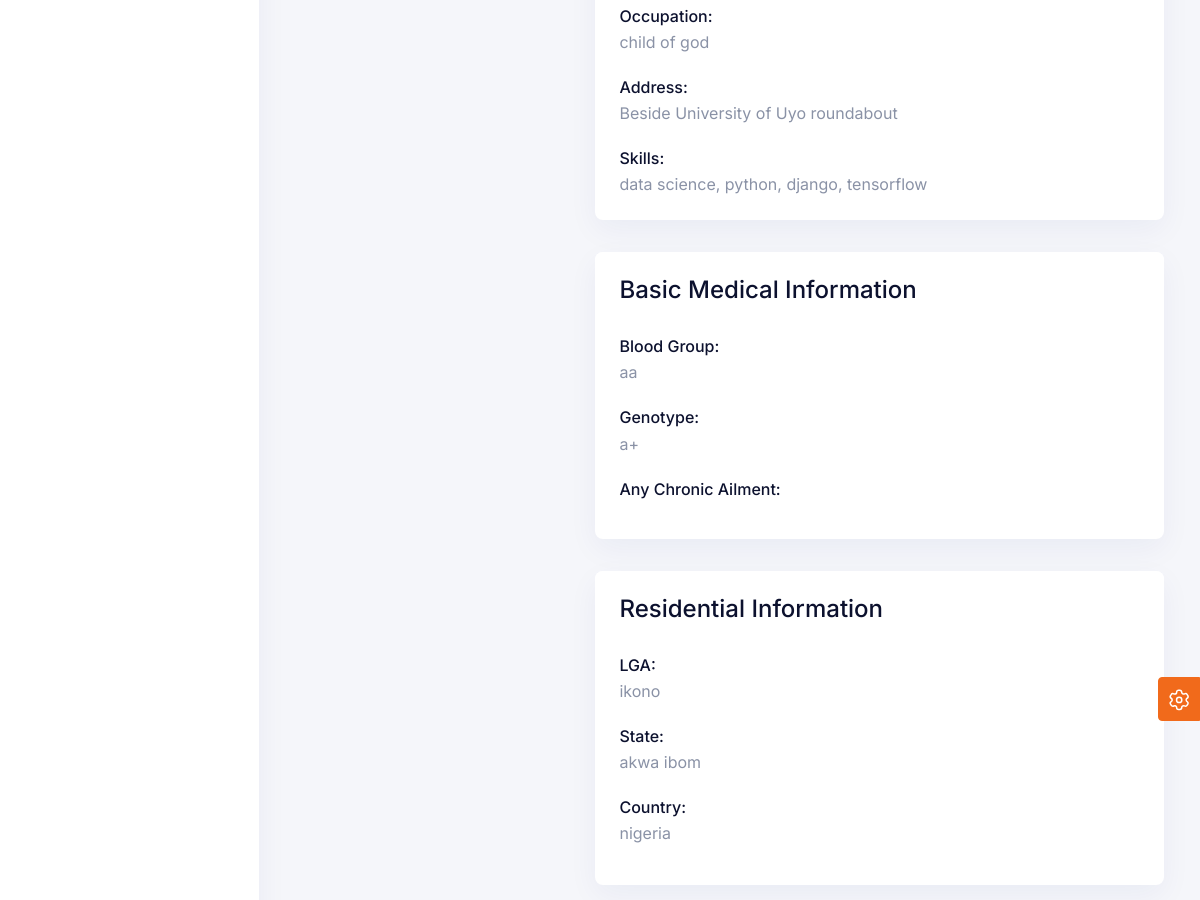
Before: /Senai/users-profile/ (signed in, middle part) with the older database file.
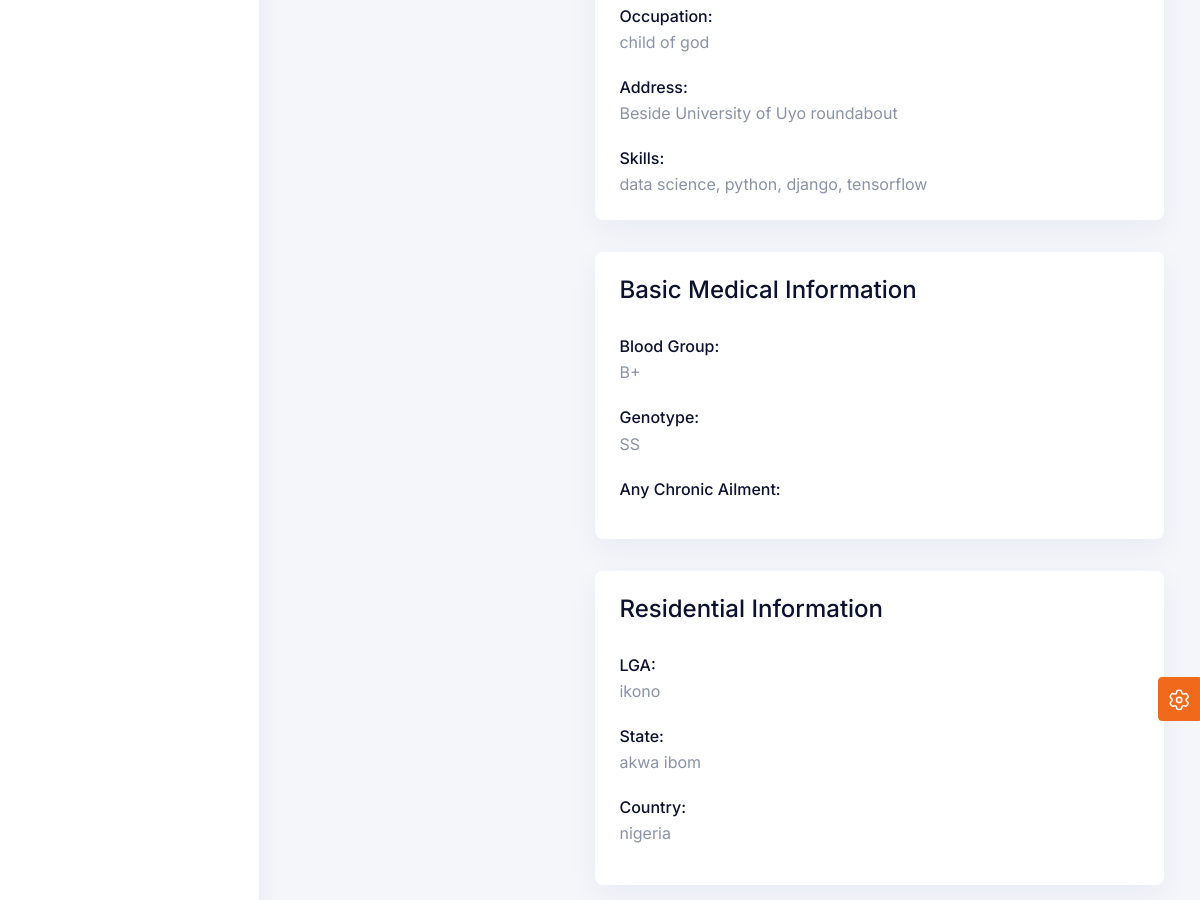
After: the same page with the newer database file.
### users/my_models/users.py (models this page shows, shortened)
class CustomUser(AbstractUser):
    first_name = models.CharField(_('First Name'), max_length=100)
    last_name = models.CharField(_('Last Name'), max_length=100)
    username = models.CharField(_('Username'), max_length=100, unique=True)
    gender = models.CharField(_('Gender'), max_length=2, choices=SEX_CHOICES)
    date_of_birth = models.DateField(_("Date of Birth"), blank=True, null=True,
                                     validators=[Validators.validate_prevent_future_date])
    about = models.TextField(_("About"), blank=True, null=True)
    profile_pic = models.FileField(_("Profile pic"), upload_to=get_user_name, blank=True)
    phone_number = models.CharField(_("Phone Number"), max_length=20)
    email = models.EmailField(_("Email address"), unique=True)
    occupation = models.CharField(_('Occupation'), max_length=100, blank=True, null=True)
    address = models.CharField(_("Address"), max_length=500)
    skills = models.CharField(_('Skills'), max_length=1000, blank=True, null=True)
    blood_group = models.CharField(_("Blood Group"), max_length=10, choices=BLOOD_GROUP_CHOICES)
    genotype = models.CharField(_("Genotype"), max_length=10, choices=GENOTYPE_CHOICES)
    chronic_illness = models.CharField(_("Any Chronic Ailment"), max_length=100, help_text="please specify", blank=True, null=True)
    lga = models.CharField(_("LGA"), max_length=300, blank=True, null=True)
    state = models.CharField(_("State"), max_length=100, blank=True, null=True)
    country = models.CharField(_("Country"), max_length=100, blank=True, null=True)
    course_of_study = models.CharField(_("Course of Study"), max_length=255, blank=True, null=True)
    years_of_study = models.IntegerField(_("No of Years of Study"), blank=True, null=True)
    current_year_of_study = models.IntegerField(_("Current Year of Study"), blank=True, null=True)
    final_year_status = models.CharField(_("Final Year Status"), max_length=20, help_text=_("Update when appropriate"), blank=True, null=True)
    next_of_kin_full_name = models.CharField(_('Full Name'), max_length=200, blank=True, null=True)
    next_of_kin_relationship = models.CharField(_('Relationship'), max_length=50, blank=True, null=True)
    next_of_kin_phone_number = models.CharField(_('Phone Number'), max_length=20, blank=True, null=True)
    next_of_kin_address = models.CharField(_('Address'), max_length=500, blank=True, null=True)
    gift_graces = models.CharField(_("Gift & Graces"), max_length=500, blank=True, null=True)
    callings = models.CharField(_("Callings"), max_length=500, blank=True, null=True)
    reveal_calling_by_shepherd = models.BooleanField(_("Reveal Calling to Sheep"), default=False)
    unit_of_work = models.CharField(_("Unit of Work"), max_length=200, blank=True, null=True)
    shepherd = models.ForeignKey('Shepherd', on_delete=models.SET_NULL, blank=True, null=True)
    sub_shepherd = models.ForeignKey('SubShepherd', on_delete=models.SET_NULL, blank=True, null=True)
    last_active_date = models.DateField(_("Last active date"), default=timezone.now)
    shoe_size = models.CharField(_("Shoe Size"), max_length=20, blank=True, null=True)
    cloth_size = models.CharField(_("Cloth Size"), max_length=20, blank=True, null=True)
    level = models.CharField(_('Level'), max_length=15, default='new_mem', choices=LEVEL_CHOICES)
    USERNAME_FIELD = 'email'
    REQUIRED_FIELDS = ['username', 'first_name', 'last_name']
    objects = CustomUserManager()
    def __str__(self):
        return f"{self.first_name} {self.last_name} @{self.username}"
    class Meta:
        ordering = ('first_name', )
        verbose_name = "User"
        verbose_name_plural = "Users"
    def get_iso_date_of_birth(self):
        return self.date_of_birth.isoformat()

### home/views.py (the view, shortened to what this page needs)
# urls.py: path('<str:username>/users-profile/', Profile.as_view(), name='users-profiles'),
class Profile(LoginRequiredMixin, TemplateView):
    login_url = reverse_lazy('users-login')
    template_name = 'dashboard/app/user-profile.html'
    def get_context_data(self, **kwargs):
        context = super().get_context_data(**kwargs)
        context['category'] = 'Profile'
        context['developers'] = developers
        context['user'] = self.request.user
        context['title'] = title
        context['shepherd'] = Shepherd.objects.all().exclude(name=self.request.user)
        context['sub_shepherd'] = SubShepherd.objects.all().exclude(name=self.request.user)
        context['genotype'] = GENOTYPE_CHOICES
        context['blood_group'] = BLOOD_GROUP_CHOICES
        return context

### custom_tags/templatetags/extra_tags.py (called while the page is built)
@register.filter()
@stringfilter
def empty_space_if_none(value: str):
    value = value.lower().strip()
    if value == 'none' or value == '-':
        return ""
    return value.strip()

@register.filter()
@stringfilter
def my_date_filter(value: str):
    if value == 'None':
        return ""
    else:
        date = datetime.strptime(value, "%Y-%m-%d")
        return date.strftime('%a, %d %B, %Y')

### users/my_models/shepherding_structure.py (called while the page is built)
    def __str__(self):
        return str(self.name)

    def __str__(self):
        return self.get_subshepherd_full_name()

    @admin.display(description="Full name")
    def get_subshepherd_full_name(self):
        return str(self.name)

### templates/dashboard/app/user-profile.html (shortened to what this page needs)
{% extends 'dashboard/index.html' %}
{% load static %}
{% load extra_tags %}
{% block content %}
  <div class="conatiner-fluid content-inner mt-n5 py-0">
      <div class="row">
          <div class="col-lg-4">
          </div>
          <div class="col-lg-8">
             <div class="profile-content tab-content">
               <div id="profile-overview" class="tab-pane fade active show">
                  <div class="card">
                     <div class="card-body">
                        <fieldset class="row">
                            <div class="mt-2">
                                <h6 class="mb-1">Occupation:</h6>
                                <p id="displayOccupation">{{ user.occupation }}</p>
                            </div>
                            <div class="mt-2">
                                <h6 class="mb-1">Address:</h6>
                                <p id="displayAddress">{{ user.address }}</p>
                            </div>
                            <div class="mt-2">
                                <h6 class="mb-1">Skills:</h6>
                                <pd id="displaySkills">{{ user.skills }}</pd>
                            </div>
                        </fieldset>
                     </div>
                  </div>
                  <div class="card">
                     <div class="card-header">
                        <div class="header-title">
                           <h4 class="card-title">Basic Medical Information</h4>
                        </div>
                     </div>
                     <div class="card-body">
                        <fieldset class="row">
                            <div class="mt-2">
                                <h6 class="mb-1">Blood Group:</h6>
                                <p id="displayBloodGroup">{{ user.blood_group }}</p>
                            </div>
                            <div class="mt-2">
                                <h6 class="mb-1">Genotype:</h6>
                                <p id="displayGenotype">{{ user.genotype }}</p>
                            </div>
                            <div class="mt-2">
                                <h6 class="mb-1">Any Chronic Ailment:</h6>
                            </div>
                        </fieldset>
                     </div>
                  </div>
                  <div class="card">
                     <div class="card-header">
                        <div class="header-title">
                           <h4 class="card-title">Residential Information</h4>
                        </div>
                     </div>
                     <div class="card-body">
                        <fieldset class="row">
                            <div class="mt-2">
                                <h6 class="mb-1">LGA:</h6>
                                <p id="displayLga">{{ user.lga }}</p>
                            </div>
                            <div class="mt-2">
                                <h6 class="mb-1">State:</h6>
                                <p id="displayState">{{ user.state }}</p>
                            </div>
                            <div class="mt-2">
                                <h6 class="mb-1">Country:</h6>
                                <p id="displayCountry">{{ user.country }}</p>
                            </div>
                        </fieldset>
                     </div>
                  </div>
               </div>
            </div>
          </div>
      </div>
  </div>
{% endblock content %}

### templates/dashboard/index.html (shortened to what this page needs)
{% load static %}
{% load extra_tags %}
<!doctype html>
<html lang="en" dir="ltr">
  <head>
      {% include 'includes/vendor_css.html' %}
  </head>
  <body class="  ">
    <aside class="sidebar sidebar-default navs-rounded-all ">
    </aside>    <main class="main-content">
      {% block content %}{% endblock content %}
          </main>
    <a class="btn btn-fixed-end btn-warning btn-icon btn-setting" data-bs-toggle="offcanvas" data-bs-target="#offcanvasExample" role="button" aria-controls="offcanvasExample">
    </a>
  </body>
</html>

### templates/includes/vendor_css.html (shortened to what this page needs)
{% load static  %}
<link href="{% static 'assets/vendor/remixicon/remixicon.css' %}" rel="stylesheet">
<link href="{% static 'assets/vendor/bootstrap-icons/bootstrap-icons.css' %}" rel="stylesheet">
<link href="{% static 'assets/vendor/boxicons/css/boxicons.min.css' %}" rel="stylesheet">
<link rel="stylesheet" href="{% static 'assets/css/core/libs.min.css' %}" />
<link rel="stylesheet" href="{% static 'assets/vendor/aos/dist/aos.css' %}" />
<link rel="stylesheet" href="{% static 'assets/css/hope-ui.min.css' %}" />
<link rel="stylesheet" href="{% static 'assets/css/custom.min.css' %}" />
<link rel="stylesheet" href="{% static 'assets/css/dark.min.css' %}"/>
<link rel="stylesheet" href="{% static 'assets/css/customizer.min.css' %}" />
<link rel="stylesheet" href="{% static 'assets/css/rtl.min.css' %}"/>

### templates/includes/vendor_js.html (shortened to what this page needs)
{% load static %}

Changed rows visible on the page:
changed CustomUser "child of god": blood_group "aa" → "B+"; genotype "a+" → "SS"
